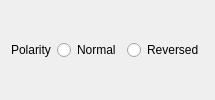
                            <widget class="QWidget" name="widget_24" native="true">
                             <property name="minimumSize">
                              <size>
                               <width>0</width>
                               <height>0</height>
                              </size>
                             </property>
                             <layout class="QGridLayout" name="gridLayout_60">
                              <item row="0" column="2">
                               <widget class="QRadioButton" name="radioButton_39">
                                <property name="text">
                                 <string>Reversed</string>
                                </property>
                               </widget>
                              </item>
                              <item row="0" column="0">
                               <widget class="QLabel" name="label_178">
                                <property name="text">
                                 <string>Polarity</string>
                                </property>
                               </widget>
                              </item>
                              <item row="0" column="1">
                               <widget class="QRadioButton" name="radioButton_40">
                                <property name="text">
                                 <string>Normal</string>
                                </property>
                               </widget>
                              </item>
                             </layout>
                            </widget>
